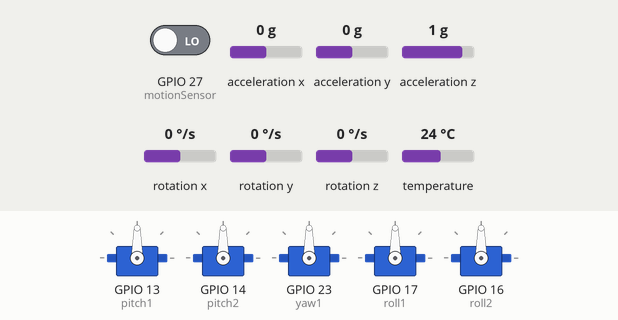
Simulated run of this sketch. Board: ESP32. Shown: 5 × servo. The inputs (shaded band) are chosen by the test bench; at power-on: rotation x 0 °/s, GPIO 27 (motionSensor) LOW, rotation y 0 °/s, rotation z 0 °/s, acceleration x 0 g, acceleration y 0 g, acceleration z 1 g, temperature 24 °C. What the sketch prints to the serial monitor is not drawn.

Above: at 1.3 s.
1.4 s: rotation x set to -192 °/s
At 3.9 s:
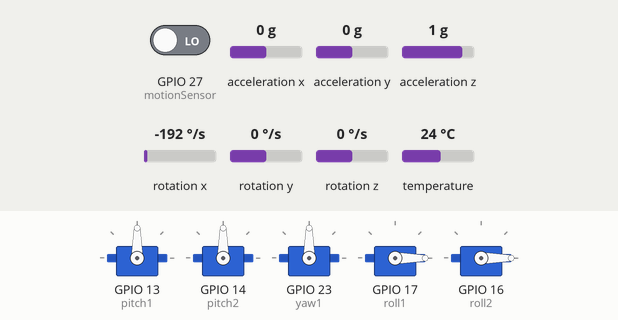
7.8 s: GPIO 27 (motionSensor) driven HIGH
At 9.2 s:
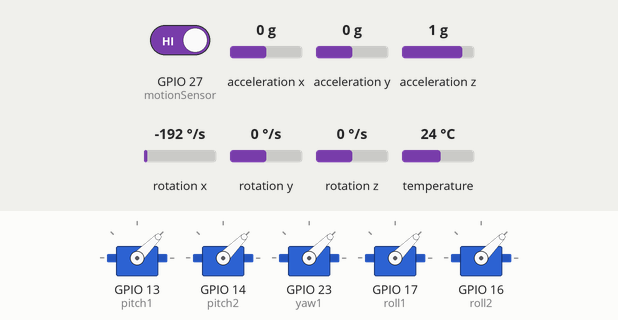
15.7 s: GPIO 27 (motionSensor) driven LOW
19.7 s: rotation y set to -192 °/s
At 25.3 s:
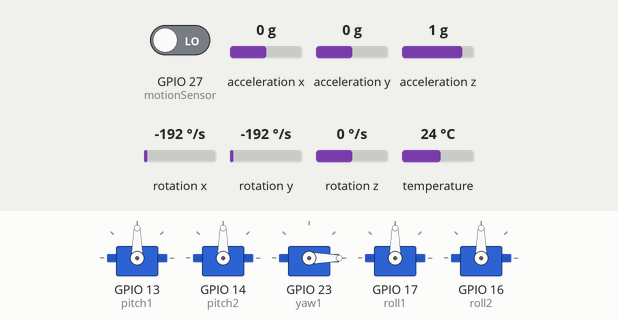
26.1 s: rotation z set to -192 °/s
At 29.9 s:
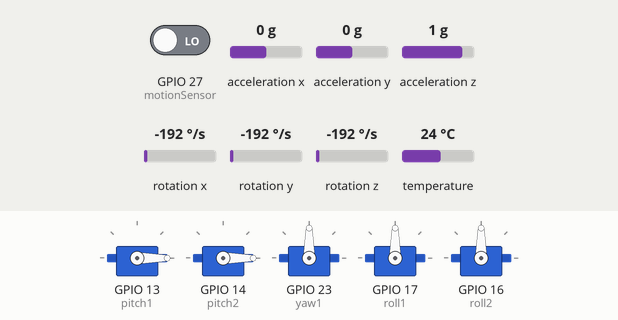
33.4 s: rotation x set to -100 °/s
At 36.9 s:
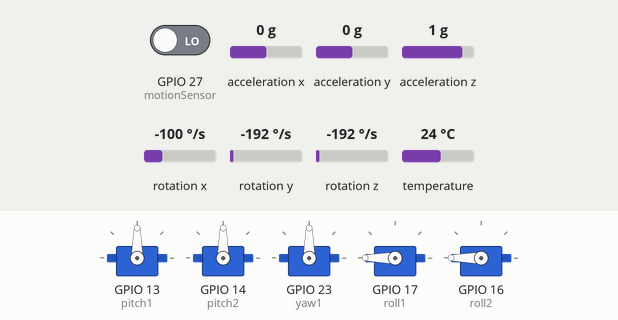
Timing chart, 0 to 40.7 s (numbered marks = the images above; inputs shaded):
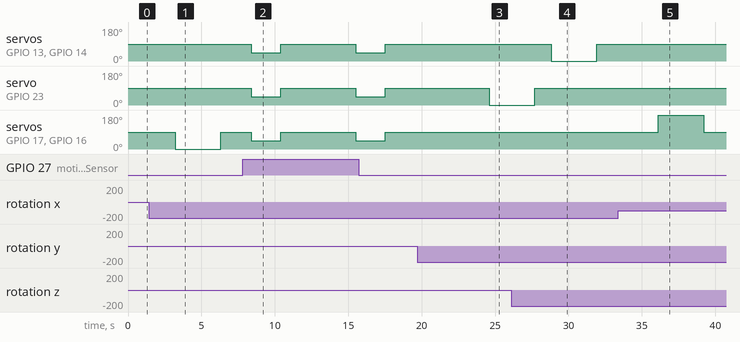

The sketch:

code.ino
```cpp
#include <Adafruit_MPU6050.h>
#include <Adafruit_Sensor.h>
#include <Wire.h>
#include <ESP32Servo.h>

Adafruit_MPU6050 mpu;

Servo pitch1;
Servo pitch2;
Servo yaw1;
Servo roll1;
Servo roll2;

int motionSensor = 27;

void setup() {
  Serial.begin(115200);

  // memastikan sensor gyronya hidup
  if (!mpu.begin()) {
    Serial.println("Sensor init failed");
    while (1)
      yield();
  }
  Serial.println("Ready");

  // menerima sinyal dari motion sensor
  pinMode(motionSensor, INPUT);

  // mengattach servo apa mendapatkan pin apa
  pitch1.attach(13);
  pitch2.attach(14);
  yaw1.attach(23);
  roll1.attach(17);
  roll2.attach(16);

  // posisi inisial semua servo (menghadap ketengah)
  pitch1.write(90);
  pitch2.write(90);
  yaw1.write(90);
  roll1.write(90);
  roll2.write(90);

  delay(100);
}

float tempx = 0;
float tempy = 0;
float tempz = 0;

void loop() {
  // mendapatkan hasil bacaan dari MPU
  sensors_event_t a, g, temp;
  mpu.getEvent(&a, &g, &temp);

  // untuk motion sensor
  int sensor_output;
  sensor_output = digitalRead(motionSensor);
  if( sensor_output == HIGH ){ //jika motion sensor mendeteksi pergerakan,
    pitch1.write(45); // ganti semua posisi menjadi -45 derajat dari titik awal
    pitch2.write(45);
    yaw1.write(45);
    roll1.write(45);
    roll2.write(45);
    delay(2000);  // delay 2 detik
    pitch1.write(90); // kembali lagi ke posisi inisial
    pitch2.write(90);
    yaw1.write(90);
    roll1.write(90);
    roll2.write(90);
    delay(2000); // delay lagi 2 detik
  }

  // perhitungan untuk gyro

  // roll (x-axis)
  if (g.gyro.x > tempx){ // jika angle roll lebih besar dari posisi status quo,
    roll1.write(180); // tabrak ke kanan
    roll2.write(180);
  } else if (g.gyro.x < tempx){ //jika angle roll lebih kecil dari posisi status quo,
    roll1.write(0); // tabrak ke kiri
    roll2.write(0);
  } else{ // jika sama seperti status quo,
    delay(1000); // diam untuk 1 detik
    roll1.write(90); // kembali ke posisi initial servo
    roll2.write(90);
  }

  // mendefinisikan status quo sebagai rotasi stabil yang terjadi sekarang
  tempx = g.gyro.x;

  // ulang hal yang sama untuk z dan y
  if (g.gyro.z > tempz){
    pitch1.write(180);
    pitch2.write(180);
  } else if (g.gyro.z < tempz){
    pitch1.write(0);
    pitch2.write(0);
  } else{
    delay(1000);
    pitch1.write(90);
    pitch2.write(90);
  }

  tempz = g.gyro.z;

  // ulang hal yang sama untuk z dan y
  if (g.gyro.y > tempy){
    yaw1.write(180);
  } else if (g.gyro.y < tempy){
    yaw1.write(0);
  } else{
    delay(1000);
    yaw1.write(90);
  }

  tempy = g.gyro.y;

  delay(100);
}
```

Measured:
- after the input at 1.4 s, servo on GPIO 17 (roll1), servo on GPIO 16 (roll2): 90° → 0° after 1.8 s, → 90° 3.1 s later
- after the input at 7.8 s, servo on GPIO 13 (pitch1), servo on GPIO 14 (pitch2), servo on GPIO 23 (yaw1), servo on GPIO 17 (roll1), servo on GPIO 16 (roll2): 90° → 45° after 0.61 s, → 90° 2.0 s later, → 45° 5.1 s later
- after the input at 19.7 s, servo on GPIO 23 (yaw1): 90° → 0° after 4.9 s
- after the input at 26.1 s, servo on GPIO 13 (pitch1), servo on GPIO 14 (pitch2): 90° → 0° after 2.7 s, → 90° 3.1 s later
- after the input at 33.4 s, servo on GPIO 17 (roll1), servo on GPIO 16 (roll2): 90° → 180° after 2.7 s, → 90° 3.1 s later
